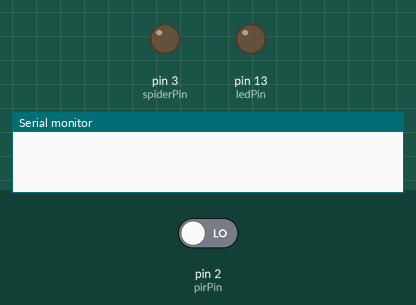
This sketch was run on a simulated Arduino Pro Mini, built with avr-gcc and run on an emulated ATmega328P. On the bench: output pins drawn as LEDs (lit = HIGH), the last lines printed to the serial monitor. The inputs (shaded band) are chosen by the test bench; at power-on: pin 2 (pirPin) LOW.

Above: at 1.2 s.
1.3 s: pin 2 (pirPin) driven HIGH
At 1.6 s:
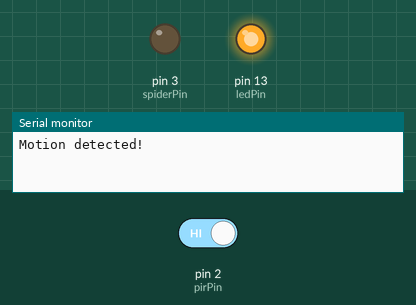
2.8 s: pin 2 (pirPin) driven LOW
At 4.0 s:
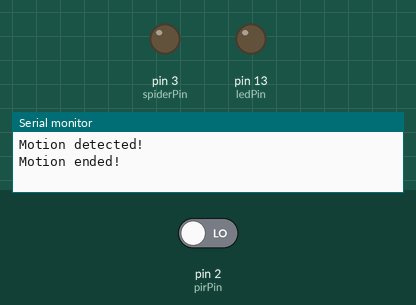
Timing chart, 0 to 5.8 s (numbered marks = the images above; inputs shaded):
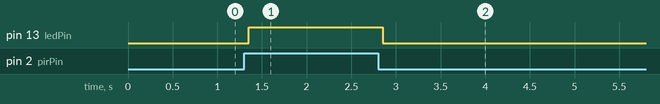

The sketch:

Spider.ino
```cpp
// Pro Mini 3.3V, the spider supplies 4.5V
//
int pirPin = 2;
int spiderPin = 3;
int ledPin = 13;
int pirState = LOW;

unsigned long spiderStartTime = 0;

void setup() {
  pinMode(pirPin, INPUT);
  pinMode(spiderPin, OUTPUT);
  digitalWrite(spiderPin, LOW);
  pinMode(ledPin, OUTPUT);
  Serial.begin(38400);
}

void loop(){
  int val = digitalRead(pirPin);
  unsigned long time = millis();

  if (val == HIGH) {
    digitalWrite(ledPin, HIGH);

    if (pirState == LOW) {
      Serial.println("Motion detected!");
      pirState = HIGH;

      if (time - spiderStartTime > 30000) {
        digitalWrite(spiderPin, HIGH);
        spiderStartTime = time;
        delay(10000);
        digitalWrite(spiderPin, LOW);
      }
    }
  }
  else {
    digitalWrite(ledPin, LOW);

    if (pirState == HIGH) {
      Serial.println("Motion ended!");
      pirState = LOW;
    }
  }

  delay(150);
}
```

Measured:
- after the input at 1.3 s, pin 13 (ledPin): LOW → HIGH after 0.05 s
- after the input at 2.8 s, pin 13 (ledPin): HIGH → LOW after 0.05 s
